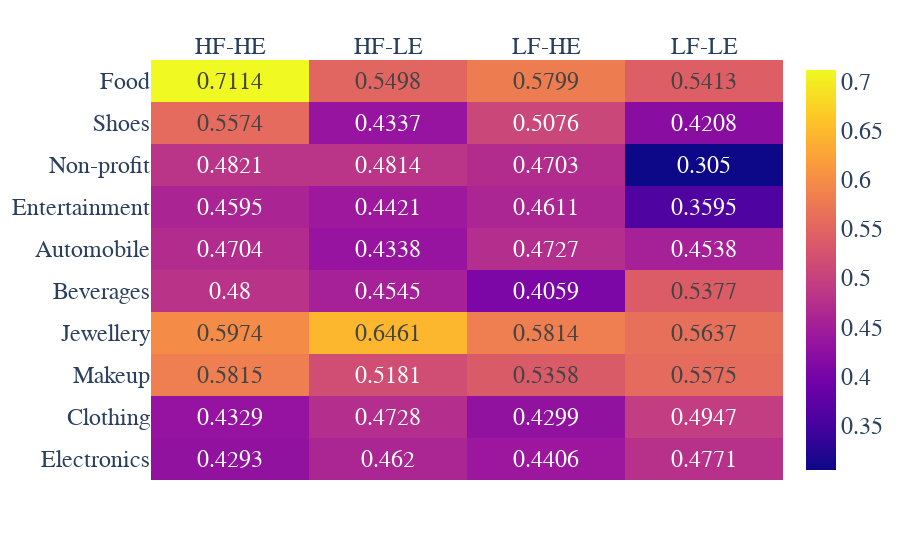

Source (notebook cell):
### Code cell
import plotly.express as px

# Define the x-axis and y-axis labels
x = ['HF-HE', 'HF-LE', 'LF-HE', 'LF-LE']
y = ['Food', 'Shoes', 'Non-profit', 'Entertainment', 'Automobile', 'Beverages', 'Jewellery', 'Makeup', 'Clothing', 'Electronics']

# Define the data for the heatmap with values rounded to 4 decimal places
z = [
    [0.7114, 0.5498, 0.5799, 0.5413],  # Food
    [0.5574, 0.4337, 0.5076, 0.4208],  # Shoes
    [0.4821, 0.4814, 0.4703, 0.3050],  # Non-profit
    [0.4595, 0.4421, 0.4611, 0.3595],  # Entertainment
    [0.4704, 0.4338, 0.4727, 0.4538],  # Automobile
    [0.4800, 0.4545, 0.4059, 0.5377],  # Beverages
    [0.5974, 0.6461, 0.5814, 0.5637],  # Jewellery
    [0.5815, 0.5181, 0.5358, 0.5575],  # Makeup
    [0.4329, 0.4728, 0.4299, 0.4947],  # Clothing
    [0.4293, 0.4620, 0.4406, 0.4771],  # Electronics
]

fig = px.imshow(z, x=x, y=y, aspect="auto", text_auto=True)
fig.update_xaxes(side="top")

# Update the font size for annotations
fig.update_traces(textfont_size=24)

# Update the font size for axes
fig.update_layout(
    font=dict(size=24,  family="Arial Black")  # Adjust the size value as needed
    # font=dict(size=26,  family="Calibri Bold")  # Adjust the size value as needed
)

fig.show()

### Figure 1 — Plotly figure (JSON) as saved in the notebook; plotly's stock layout.template omitted (floating-point values rounded to 4 significant figures)
{"data": [{"coloraxis": "coloraxis", "hovertemplate": "x: %{x}<br>y: %{y}<br>color: %{z}<extra></extra>", "name": "0", "textfont": {"size": 24}, "texttemplate": "%{z}", "type": "heatmap", "x": ["HF-HE", "HF-LE", "LF-HE", "LF-LE"], "xaxis": "x", "y": ["Food", "Shoes", "Non-profit", "Entertainment", "Automobile", "Beverages", "Jewellery", "Makeup", "Clothing", "Electronics"], "yaxis": "y", "z": [[0.7114, 0.5498, 0.5799, 0.5413], [0.5574, 0.4337, 0.5076, 0.4208], [0.4821, 0.4814, 0.4703, 0.305], [0.4595, 0.4421, 0.4611, 0.3595], [0.4704, 0.4338, 0.4727, 0.4538], [0.48, 0.4545, 0.4059, 0.5377], [0.5974, 0.6461, 0.5814, 0.5637], [0.5815, 0.5181, 0.5358, 0.5575], [0.4329, 0.4728, 0.4299, 0.4947], [0.4293, 0.462, 0.4406, 0.4771]]}], "layout": {"coloraxis": {"colorscale": [[0, "#0d0887"], [0.1111, "#46039f"], [0.2222, "#7201a8"], [0.3333, "#9c179e"], [0.4444, "#bd3786"], [0.5556, "#d8576b"], [0.6667, "#ed7953"], [0.7778, "#fb9f3a"], [0.8889, "#fdca26"], [1, "#f0f921"]]}, "font": {"family": "Arial Black", "size": 24}, "margin": {"t": 60}, "xaxis": {"anchor": "y", "domain": [0, 1], "side": "top"}, "yaxis": {"anchor": "x", "autorange": "reversed", "domain": [0, 1]}}}
